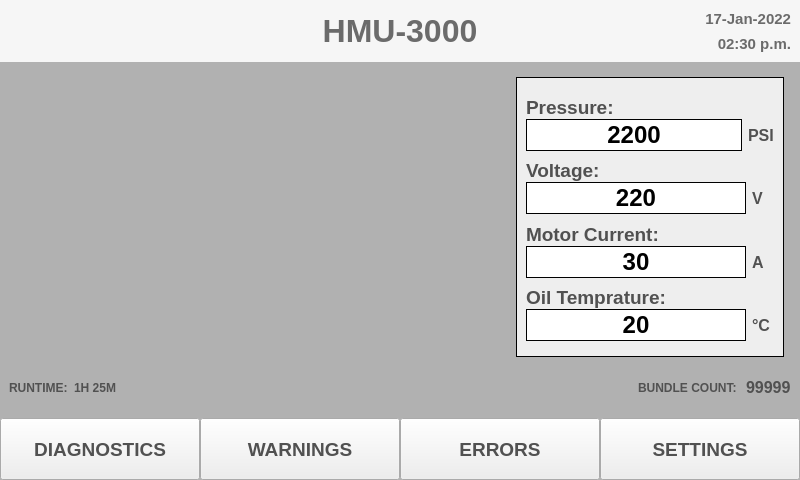
<?xml version="1.0" encoding="UTF-8"?>
<ui version="4.0">
 <class>MainWindow</class>
 <widget class="QMainWindow" name="MainWindow">
  <property name="geometry">
   <rect>
    <x>0</x>
    <y>0</y>
    <width>800</width>
    <height>480</height>
   </rect>
  </property>
  <property name="font">
   <font>
    <family>Khmer OS</family>
    <weight>75</weight>
    <bold>true</bold>
   </font>
  </property>
  <property name="windowTitle">
   <string>MainWindow</string>
  </property>
  <widget class="QWidget" name="centralwidget">
   <property name="minimumSize">
    <size>
     <width>800</width>
     <height>480</height>
    </size>
   </property>
   <property name="maximumSize">
    <size>
     <width>800</width>
     <height>480</height>
    </size>
   </property>
   <property name="styleSheet">
    <string notr="true">background-color: rgb(177, 177, 177);</string>
   </property>
   <layout class="QVBoxLayout" name="verticalLayout">
    <property name="spacing">
     <number>0</number>
    </property>
    <property name="leftMargin">
     <number>0</number>
    </property>
    <property name="topMargin">
     <number>0</number>
    </property>
    <property name="rightMargin">
     <number>0</number>
    </property>
    <property name="bottomMargin">
     <number>0</number>
    </property>
    <item>
     <widget class="QFrame" name="top_frame">
      <property name="sizePolicy">
       <sizepolicy hsizetype="Preferred" vsizetype="Preferred">
        <horstretch>0</horstretch>
        <verstretch>0</verstretch>
       </sizepolicy>
      </property>
      <property name="maximumSize">
       <size>
        <width>16777215</width>
        <height>70</height>
       </size>
      </property>
      <property name="autoFillBackground">
       <bool>false</bool>
      </property>
      <property name="styleSheet">
       <string notr="true">background-color: rgb(246, 246, 246);</string>
      </property>
      <property name="frameShape">
       <enum>QFrame::NoFrame</enum>
      </property>
      <property name="frameShadow">
       <enum>QFrame::Raised</enum>
      </property>
      <property name="lineWidth">
       <number>0</number>
      </property>
      <layout class="QHBoxLayout" name="horizontalLayout" stretch="0,0,0">
       <property name="spacing">
        <number>6</number>
       </property>
       <property name="sizeConstraint">
        <enum>QLayout::SetDefaultConstraint</enum>
       </property>
       <property name="topMargin">
        <number>9</number>
       </property>
       <item>
        <widget class="QLabel" name="logo_label">
         <property name="text">
          <string/>
         </property>
         <property name="pixmap">
          <pixmap>Assets/Icons/logo.png</pixmap>
         </property>
        </widget>
       </item>
       <item>
        <widget class="QLabel" name="heading_label">
         <property name="font">
          <font>
           <family>Ubuntu</family>
           <pointsize>24</pointsize>
           <weight>75</weight>
           <bold>true</bold>
           <strikeout>false</strikeout>
          </font>
         </property>
         <property name="layoutDirection">
          <enum>Qt::LeftToRight</enum>
         </property>
         <property name="styleSheet">
          <string notr="true">color: rgb(107, 107, 107);</string>
         </property>
         <property name="text">
          <string>HMU-3000</string>
         </property>
         <property name="alignment">
          <set>Qt::AlignCenter</set>
         </property>
        </widget>
       </item>
       <item>
        <widget class="QFrame" name="date_time_frame">
         <property name="layoutDirection">
          <enum>Qt::LeftToRight</enum>
         </property>
         <property name="frameShape">
          <enum>QFrame::NoFrame</enum>
         </property>
         <property name="frameShadow">
          <enum>QFrame::Plain</enum>
         </property>
         <property name="lineWidth">
          <number>0</number>
         </property>
         <layout class="QVBoxLayout" name="verticalLayout_2">
          <property name="topMargin">
           <number>0</number>
          </property>
          <property name="rightMargin">
           <number>0</number>
          </property>
          <property name="bottomMargin">
           <number>0</number>
          </property>
          <item>
           <widget class="QLabel" name="date_label">
            <property name="font">
             <font>
              <family>Ubuntu</family>
              <pointsize>11</pointsize>
              <weight>75</weight>
              <bold>true</bold>
             </font>
            </property>
            <property name="layoutDirection">
             <enum>Qt::LeftToRight</enum>
            </property>
            <property name="styleSheet">
             <string notr="true">color: rgb(107, 107, 107);</string>
            </property>
            <property name="text">
             <string>17-Jan-2022</string>
            </property>
            <property name="alignment">
             <set>Qt::AlignRight|Qt::AlignTrailing|Qt::AlignVCenter</set>
            </property>
           </widget>
          </item>
          <item>
           <widget class="QLabel" name="time_label">
            <property name="font">
             <font>
              <family>Ubuntu</family>
              <pointsize>11</pointsize>
              <weight>75</weight>
              <bold>true</bold>
             </font>
            </property>
            <property name="styleSheet">
             <string notr="true">color: rgb(107, 107, 107);</string>
            </property>
            <property name="text">
             <string>02:30 p.m.</string>
            </property>
            <property name="alignment">
             <set>Qt::AlignRight|Qt::AlignTrailing|Qt::AlignVCenter</set>
            </property>
           </widget>
          </item>
         </layout>
        </widget>
       </item>
      </layout>
     </widget>
    </item>
    <item>
     <spacer name="verticalSpacer">
      <property name="orientation">
       <enum>Qt::Vertical</enum>
      </property>
      <property name="sizeType">
       <enum>QSizePolicy::Fixed</enum>
      </property>
      <property name="sizeHint" stdset="0">
       <size>
        <width>20</width>
        <height>15</height>
       </size>
      </property>
     </spacer>
    </item>
    <item>
     <widget class="QFrame" name="middle_frame">
      <property name="maximumSize">
       <size>
        <width>16777215</width>
        <height>280</height>
       </size>
      </property>
      <property name="font">
       <font>
        <family>LKLUG</family>
        <weight>75</weight>
        <bold>true</bold>
       </font>
      </property>
      <property name="frameShape">
       <enum>QFrame::NoFrame</enum>
      </property>
      <property name="frameShadow">
       <enum>QFrame::Raised</enum>
      </property>
      <property name="lineWidth">
       <number>0</number>
      </property>
      <layout class="QHBoxLayout" name="horizontalLayout_2">
       <property name="spacing">
        <number>16</number>
       </property>
       <property name="leftMargin">
        <number>0</number>
       </property>
       <property name="topMargin">
        <number>0</number>
       </property>
       <property name="rightMargin">
        <number>16</number>
       </property>
       <property name="bottomMargin">
        <number>0</number>
       </property>
       <item>
        <widget class="QLabel" name="video_label">
         <property name="minimumSize">
          <size>
           <width>500</width>
           <height>280</height>
          </size>
         </property>
         <property name="maximumSize">
          <size>
           <width>500</width>
           <height>280</height>
          </size>
         </property>
         <property name="font">
          <font>
           <pointsize>10</pointsize>
          </font>
         </property>
         <property name="frameShape">
          <enum>QFrame::NoFrame</enum>
         </property>
         <property name="text">
          <string/>
         </property>
         <property name="pixmap">
          <pixmap>Assets/Frames/Upper-plate-up/13.png</pixmap>
         </property>
        </widget>
       </item>
       <item>
        <widget class="QFrame" name="frame">
         <property name="styleSheet">
          <string notr="true">background-color: rgb(238, 238, 238);</string>
         </property>
         <property name="frameShape">
          <enum>QFrame::Box</enum>
         </property>
         <property name="frameShadow">
          <enum>QFrame::Plain</enum>
         </property>
         <layout class="QVBoxLayout" name="verticalLayout_3">
          <property name="spacing">
           <number>0</number>
          </property>
          <property name="bottomMargin">
           <number>15</number>
          </property>
          <item>
           <widget class="QLabel" name="label">
            <property name="font">
             <font>
              <pointsize>14</pointsize>
              <weight>75</weight>
              <bold>true</bold>
             </font>
            </property>
            <property name="styleSheet">
             <string notr="true">color: rgb(81, 81, 81);</string>
            </property>
            <property name="frameShadow">
             <enum>QFrame::Plain</enum>
            </property>
            <property name="text">
             <string>Pressure:</string>
            </property>
            <property name="alignment">
             <set>Qt::AlignBottom|Qt::AlignLeading|Qt::AlignLeft</set>
            </property>
           </widget>
          </item>
          <item>
           <widget class="QFrame" name="pressure_frame">
            <property name="frameShape">
             <enum>QFrame::NoFrame</enum>
            </property>
            <property name="frameShadow">
             <enum>QFrame::Raised</enum>
            </property>
            <layout class="QHBoxLayout" name="horizontalLayout_3" stretch="10,1">
             <property name="leftMargin">
              <number>0</number>
             </property>
             <property name="topMargin">
              <number>0</number>
             </property>
             <property name="rightMargin">
              <number>0</number>
             </property>
             <property name="bottomMargin">
              <number>0</number>
             </property>
             <item>
              <widget class="QLabel" name="pressure_label">
               <property name="font">
                <font>
                 <pointsize>18</pointsize>
                 <weight>75</weight>
                 <bold>true</bold>
                </font>
               </property>
               <property name="styleSheet">
                <string notr="true">background-color: rgb(255, 255, 255);
border-color: rgb(81, 81, 81);</string>
               </property>
               <property name="frameShape">
                <enum>QFrame::Box</enum>
               </property>
               <property name="lineWidth">
                <number>1</number>
               </property>
               <property name="midLineWidth">
                <number>0</number>
               </property>
               <property name="text">
                <string>2200</string>
               </property>
               <property name="alignment">
                <set>Qt::AlignCenter</set>
               </property>
              </widget>
             </item>
             <item>
              <widget class="QLabel" name="label_4">
               <property name="font">
                <font>
                 <pointsize>12</pointsize>
                 <weight>75</weight>
                 <bold>true</bold>
                </font>
               </property>
               <property name="styleSheet">
                <string notr="true">color: rgb(81, 81, 81);</string>
               </property>
               <property name="text">
                <string>PSI</string>
               </property>
              </widget>
             </item>
            </layout>
           </widget>
          </item>
          <item>
           <widget class="QLabel" name="label_2">
            <property name="font">
             <font>
              <pointsize>14</pointsize>
              <weight>75</weight>
              <bold>true</bold>
             </font>
            </property>
            <property name="styleSheet">
             <string notr="true">color: rgb(81, 81, 81);</string>
            </property>
            <property name="text">
             <string>Voltage:</string>
            </property>
            <property name="alignment">
             <set>Qt::AlignBottom|Qt::AlignLeading|Qt::AlignLeft</set>
            </property>
           </widget>
          </item>
          <item>
           <widget class="QFrame" name="voltage_framE">
            <property name="frameShape">
             <enum>QFrame::NoFrame</enum>
            </property>
            <property name="frameShadow">
             <enum>QFrame::Raised</enum>
            </property>
            <layout class="QHBoxLayout" name="horizontalLayout_4" stretch="10,1">
             <property name="leftMargin">
              <number>0</number>
             </property>
             <property name="topMargin">
              <number>0</number>
             </property>
             <property name="rightMargin">
              <number>0</number>
             </property>
             <property name="bottomMargin">
              <number>0</number>
             </property>
             <item>
              <widget class="QLabel" name="voltage_label">
               <property name="font">
                <font>
                 <pointsize>18</pointsize>
                 <weight>75</weight>
                 <bold>true</bold>
                </font>
               </property>
               <property name="styleSheet">
                <string notr="true">background-color: rgb(255, 255, 255);
border-color: rgb(81, 81, 81);
</string>
               </property>
               <property name="frameShape">
                <enum>QFrame::Box</enum>
               </property>
               <property name="lineWidth">
                <number>1</number>
               </property>
               <property name="midLineWidth">
                <number>0</number>
               </property>
               <property name="text">
                <string>220</string>
               </property>
               <property name="alignment">
                <set>Qt::AlignCenter</set>
               </property>
              </widget>
             </item>
             <item>
              <widget class="QLabel" name="label_5">
               <property name="font">
                <font>
                 <pointsize>12</pointsize>
                 <weight>75</weight>
                 <bold>true</bold>
                </font>
               </property>
               <property name="styleSheet">
                <string notr="true">color: rgb(81, 81, 81);</string>
               </property>
               <property name="text">
                <string>V</string>
               </property>
              </widget>
             </item>
            </layout>
           </widget>
          </item>
          <item>
           <widget class="QLabel" name="label_8">
            <property name="font">
             <font>
              <pointsize>14</pointsize>
              <weight>75</weight>
              <bold>true</bold>
             </font>
            </property>
            <property name="styleSheet">
             <string notr="true">color: rgb(81, 81, 81);</string>
            </property>
            <property name="text">
             <string>Motor Current:</string>
            </property>
            <property name="alignment">
             <set>Qt::AlignBottom|Qt::AlignLeading|Qt::AlignLeft</set>
            </property>
           </widget>
          </item>
          <item>
           <widget class="QFrame" name="current_frame">
            <property name="frameShape">
             <enum>QFrame::NoFrame</enum>
            </property>
            <property name="frameShadow">
             <enum>QFrame::Raised</enum>
            </property>
            <layout class="QHBoxLayout" name="horizontalLayout_5" stretch="10,1">
             <property name="leftMargin">
              <number>0</number>
             </property>
             <property name="topMargin">
              <number>0</number>
             </property>
             <property name="rightMargin">
              <number>0</number>
             </property>
             <property name="bottomMargin">
              <number>0</number>
             </property>
             <item>
              <widget class="QLabel" name="current_label">
               <property name="font">
                <font>
                 <pointsize>18</pointsize>
                 <weight>75</weight>
                 <bold>true</bold>
                </font>
               </property>
               <property name="styleSheet">
                <string notr="true">background-color: rgb(255, 255, 255);
border-color: rgb(81, 81, 81);</string>
               </property>
               <property name="frameShape">
                <enum>QFrame::Box</enum>
               </property>
               <property name="lineWidth">
                <number>1</number>
               </property>
               <property name="midLineWidth">
                <number>0</number>
               </property>
               <property name="text">
                <string>30</string>
               </property>
               <property name="alignment">
                <set>Qt::AlignCenter</set>
               </property>
              </widget>
             </item>
             <item>
              <widget class="QLabel" name="label_7">
               <property name="font">
                <font>
                 <pointsize>12</pointsize>
                 <weight>75</weight>
                 <bold>true</bold>
                </font>
               </property>
               <property name="styleSheet">
                <string notr="true">color: rgb(81, 81, 81);</string>
               </property>
               <property name="text">
                <string>A</string>
               </property>
              </widget>
             </item>
            </layout>
           </widget>
          </item>
          <item>
           <widget class="QLabel" name="label_9">
            <property name="font">
             <font>
              <pointsize>14</pointsize>
              <weight>75</weight>
              <bold>true</bold>
             </font>
            </property>
            <property name="styleSheet">
             <string notr="true">color: rgb(81, 81, 81);</string>
            </property>
            <property name="text">
             <string>Oil Temprature:</string>
            </property>
            <property name="alignment">
             <set>Qt::AlignBottom|Qt::AlignLeading|Qt::AlignLeft</set>
            </property>
           </widget>
          </item>
          <item>
           <widget class="QFrame" name="temprature_frame">
            <property name="frameShape">
             <enum>QFrame::NoFrame</enum>
            </property>
            <property name="frameShadow">
             <enum>QFrame::Raised</enum>
            </property>
            <layout class="QHBoxLayout" name="horizontalLayout_6" stretch="10,1">
             <property name="leftMargin">
              <number>0</number>
             </property>
             <property name="topMargin">
              <number>0</number>
             </property>
             <property name="rightMargin">
              <number>0</number>
             </property>
             <property name="bottomMargin">
              <number>0</number>
             </property>
             <item>
              <widget class="QLabel" name="temprature_label">
               <property name="font">
                <font>
                 <pointsize>18</pointsize>
                 <weight>75</weight>
                 <bold>true</bold>
                </font>
               </property>
               <property name="styleSheet">
                <string notr="true">background-color: rgb(255, 255, 255);
border-color: rgb(81, 81, 81);
</string>
               </property>
               <property name="frameShape">
                <enum>QFrame::Box</enum>
               </property>
               <property name="lineWidth">
                <number>1</number>
               </property>
               <property name="midLineWidth">
                <number>0</number>
               </property>
               <property name="text">
                <string>20</string>
               </property>
               <property name="alignment">
                <set>Qt::AlignCenter</set>
               </property>
              </widget>
             </item>
             <item>
              <widget class="QLabel" name="label_11">
               <property name="font">
                <font>
                 <pointsize>12</pointsize>
                 <weight>75</weight>
                 <bold>true</bold>
                </font>
               </property>
               <property name="styleSheet">
                <string notr="true">color: rgb(81, 81, 81);</string>
               </property>
               <property name="frameShape">
                <enum>QFrame::NoFrame</enum>
               </property>
               <property name="text">
                <string>°C</string>
               </property>
              </widget>
             </item>
            </layout>
           </widget>
          </item>
         </layout>
        </widget>
       </item>
      </layout>
     </widget>
    </item>
    <item>
     <widget class="QFrame" name="middle_lower_frame">
      <property name="frameShape">
       <enum>QFrame::NoFrame</enum>
      </property>
      <property name="frameShadow">
       <enum>QFrame::Raised</enum>
      </property>
      <property name="lineWidth">
       <number>0</number>
      </property>
      <layout class="QHBoxLayout" name="horizontalLayout_8">
       <item>
        <widget class="QFrame" name="frame_3">
         <property name="frameShape">
          <enum>QFrame::NoFrame</enum>
         </property>
         <property name="frameShadow">
          <enum>QFrame::Raised</enum>
         </property>
         <layout class="QHBoxLayout" name="horizontalLayout_9">
          <property name="leftMargin">
           <number>0</number>
          </property>
          <item>
           <widget class="QLabel" name="label_3">
            <property name="font">
             <font>
              <weight>75</weight>
              <bold>true</bold>
             </font>
            </property>
            <property name="styleSheet">
             <string notr="true">color: rgb(81, 81, 81);</string>
            </property>
            <property name="text">
             <string>RUNTIME:</string>
            </property>
           </widget>
          </item>
          <item>
           <widget class="QLabel" name="runtime_label">
            <property name="font">
             <font>
              <weight>75</weight>
              <bold>true</bold>
             </font>
            </property>
            <property name="styleSheet">
             <string notr="true">color: rgb(81, 81, 81);</string>
            </property>
            <property name="text">
             <string>1H 25M</string>
            </property>
           </widget>
          </item>
          <item>
           <spacer name="horizontalSpacer">
            <property name="orientation">
             <enum>Qt::Horizontal</enum>
            </property>
            <property name="sizeType">
             <enum>QSizePolicy::Fixed</enum>
            </property>
            <property name="sizeHint" stdset="0">
             <size>
              <width>250</width>
              <height>2</height>
             </size>
            </property>
           </spacer>
          </item>
         </layout>
        </widget>
       </item>
       <item>
        <widget class="QFrame" name="frame_2">
         <property name="layoutDirection">
          <enum>Qt::LeftToRight</enum>
         </property>
         <property name="frameShape">
          <enum>QFrame::NoFrame</enum>
         </property>
         <property name="frameShadow">
          <enum>QFrame::Raised</enum>
         </property>
         <layout class="QHBoxLayout" name="horizontalLayout_10">
          <property name="rightMargin">
           <number>0</number>
          </property>
          <item>
           <spacer name="horizontalSpacer_2">
            <property name="orientation">
             <enum>Qt::Horizontal</enum>
            </property>
            <property name="sizeType">
             <enum>QSizePolicy::Fixed</enum>
            </property>
            <property name="sizeHint" stdset="0">
             <size>
              <width>270</width>
              <height>20</height>
             </size>
            </property>
           </spacer>
          </item>
          <item>
           <widget class="QLabel" name="label_6">
            <property name="font">
             <font>
              <weight>75</weight>
              <bold>true</bold>
             </font>
            </property>
            <property name="styleSheet">
             <string notr="true">color: rgb(81, 81, 81);</string>
            </property>
            <property name="text">
             <string>BUNDLE COUNT: </string>
            </property>
           </widget>
          </item>
          <item>
           <widget class="QLabel" name="label_10">
            <property name="font">
             <font>
              <pointsize>12</pointsize>
              <weight>75</weight>
              <bold>true</bold>
             </font>
            </property>
            <property name="styleSheet">
             <string notr="true">color: rgb(81, 81, 81);</string>
            </property>
            <property name="text">
             <string>99999</string>
            </property>
           </widget>
          </item>
         </layout>
        </widget>
       </item>
      </layout>
     </widget>
    </item>
    <item>
     <widget class="QFrame" name="btn_frame">
      <property name="layoutDirection">
       <enum>Qt::LeftToRight</enum>
      </property>
      <property name="frameShape">
       <enum>QFrame::NoFrame</enum>
      </property>
      <property name="frameShadow">
       <enum>QFrame::Raised</enum>
      </property>
      <property name="lineWidth">
       <number>0</number>
      </property>
      <layout class="QHBoxLayout" name="horizontalLayout_7">
       <property name="spacing">
        <number>0</number>
       </property>
       <property name="leftMargin">
        <number>0</number>
       </property>
       <property name="topMargin">
        <number>0</number>
       </property>
       <property name="rightMargin">
        <number>0</number>
       </property>
       <property name="bottomMargin">
        <number>0</number>
       </property>
       <item>
        <widget class="QPushButton" name="btn_diagnostics">
         <property name="sizePolicy">
          <sizepolicy hsizetype="Minimum" vsizetype="Preferred">
           <horstretch>0</horstretch>
           <verstretch>0</verstretch>
          </sizepolicy>
         </property>
         <property name="minimumSize">
          <size>
           <width>0</width>
           <height>55</height>
          </size>
         </property>
         <property name="maximumSize">
          <size>
           <width>16777215</width>
           <height>16777215</height>
          </size>
         </property>
         <property name="font">
          <font>
           <pointsize>14</pointsize>
           <weight>75</weight>
           <bold>true</bold>
          </font>
         </property>
         <property name="styleSheet">
          <string notr="true">background-color: rgb(238, 238, 238);
color: rgb(81, 81, 81);</string>
         </property>
         <property name="text">
          <string>DIAGNOSTICS</string>
         </property>
        </widget>
       </item>
       <item>
        <widget class="QPushButton" name="btn_warnings">
         <property name="sizePolicy">
          <sizepolicy hsizetype="Minimum" vsizetype="Preferred">
           <horstretch>0</horstretch>
           <verstretch>0</verstretch>
          </sizepolicy>
         </property>
         <property name="font">
          <font>
           <pointsize>14</pointsize>
           <weight>75</weight>
           <bold>true</bold>
          </font>
         </property>
         <property name="styleSheet">
          <string notr="true">background-color: rgb(238, 238, 238);
color: rgb(81, 81, 81);</string>
         </property>
         <property name="text">
          <string>WARNINGS</string>
         </property>
        </widget>
       </item>
       <item>
        <widget class="QPushButton" name="btn_errors">
         <property name="sizePolicy">
          <sizepolicy hsizetype="Minimum" vsizetype="Preferred">
           <horstretch>0</horstretch>
           <verstretch>0</verstretch>
          </sizepolicy>
         </property>
         <property name="font">
          <font>
           <pointsize>14</pointsize>
           <weight>75</weight>
           <bold>true</bold>
          </font>
         </property>
         <property name="styleSheet">
          <string notr="true">background-color: rgb(238, 238, 238);
color: rgb(81, 81, 81);</string>
         </property>
         <property name="text">
          <string>ERRORS</string>
         </property>
        </widget>
       </item>
       <item>
        <widget class="QPushButton" name="btn_settings">
         <property name="sizePolicy">
          <sizepolicy hsizetype="Minimum" vsizetype="Preferred">
           <horstretch>0</horstretch>
           <verstretch>0</verstretch>
          </sizepolicy>
         </property>
         <property name="font">
          <font>
           <pointsize>14</pointsize>
           <weight>75</weight>
           <bold>true</bold>
          </font>
         </property>
         <property name="styleSheet">
          <string notr="true">background-color: rgb(238, 238, 238);
color: rgb(81, 81, 81);</string>
         </property>
         <property name="text">
          <string>SETTINGS</string>
         </property>
        </widget>
       </item>
      </layout>
     </widget>
    </item>
   </layout>
  </widget>
 </widget>
 <resources/>
 <connections/>
</ui>
